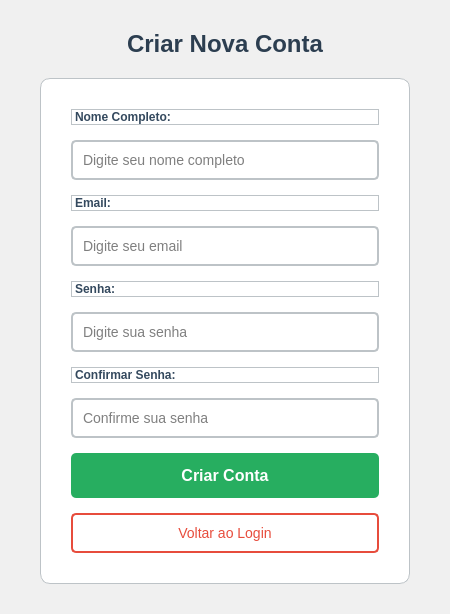
<?xml version="1.0" encoding="UTF-8"?>
<ui version="4.0">
 <class>RegisterWindow</class>
 <widget class="QMainWindow" name="RegisterWindow">
  <property name="geometry">
   <rect>
    <x>0</x>
    <y>0</y>
    <width>450</width>
    <height>600</height>
   </rect>
  </property>
  <property name="windowTitle">
   <string>Criar Nova Conta</string>
  </property>
  <property name="styleSheet">
   <string notr="true">background-color: #f0f0f0;</string>
  </property>
  <widget class="QWidget" name="centralwidget">
   <layout class="QVBoxLayout" name="verticalLayout">
    <property name="spacing">
     <number>20</number>
    </property>
    <property name="leftMargin">
     <number>40</number>
    </property>
    <property name="topMargin">
     <number>30</number>
    </property>
    <property name="rightMargin">
     <number>40</number>
    </property>
    <property name="bottomMargin">
     <number>30</number>
    </property>
    <item>
     <widget class="QLabel" name="title_label">
      <property name="text">
       <string>Criar Nova Conta</string>
      </property>
      <property name="font">
       <font>
        <pointsize>18</pointsize>
        <weight>75</weight>
        <bold>true</bold>
       </font>
      </property>
      <property name="styleSheet">
       <string notr="true">color: #2c3e50;</string>
      </property>
      <property name="alignment">
       <set>Qt::AlignCenter</set>
      </property>
     </widget>
    </item>
    <item>
     <widget class="QFrame" name="register_frame">
      <property name="styleSheet">
       <string notr="true">background-color: white; border-radius: 10px; border: 1px solid #bdc3c7;</string>
      </property>
      <property name="frameShape">
       <enum>QFrame::StyledPanel</enum>
      </property>
      <property name="frameShadow">
       <enum>QFrame::Raised</enum>
      </property>
      <layout class="QVBoxLayout" name="verticalLayout_2">
       <property name="spacing">
        <number>15</number>
       </property>
       <property name="leftMargin">
        <number>30</number>
       </property>
       <property name="topMargin">
        <number>30</number>
       </property>
       <property name="rightMargin">
        <number>30</number>
       </property>
       <property name="bottomMargin">
        <number>30</number>
       </property>
       <item>
        <widget class="QLabel" name="nome_label">
         <property name="text">
          <string>Nome Completo:</string>
         </property>
         <property name="styleSheet">
          <string notr="true">color: #34495e; font-weight: bold;</string>
         </property>
        </widget>
       </item>
       <item>
        <widget class="QLineEdit" name="nome_input">
         <property name="minimumSize">
          <size>
           <width>0</width>
           <height>40</height>
          </size>
         </property>
         <property name="styleSheet">
          <string notr="true">QLineEdit {
    border: 2px solid #bdc3c7;
    border-radius: 5px;
    padding: 8px;
    font-size: 14px;
}
QLineEdit:focus {
    border-color: #3498db;
}</string>
         </property>
         <property name="placeholderText">
          <string>Digite seu nome completo</string>
         </property>
        </widget>
       </item>
       <item>
        <widget class="QLabel" name="email_label">
         <property name="text">
          <string>Email:</string>
         </property>
         <property name="styleSheet">
          <string notr="true">color: #34495e; font-weight: bold;</string>
         </property>
        </widget>
       </item>
       <item>
        <widget class="QLineEdit" name="email_input">
         <property name="minimumSize">
          <size>
           <width>0</width>
           <height>40</height>
          </size>
         </property>
         <property name="styleSheet">
          <string notr="true">QLineEdit {
    border: 2px solid #bdc3c7;
    border-radius: 5px;
    padding: 8px;
    font-size: 14px;
}
QLineEdit:focus {
    border-color: #3498db;
}</string>
         </property>
         <property name="placeholderText">
          <string>Digite seu email</string>
         </property>
        </widget>
       </item>
       <item>
        <widget class="QLabel" name="senha_label">
         <property name="text">
          <string>Senha:</string>
         </property>
         <property name="styleSheet">
          <string notr="true">color: #34495e; font-weight: bold;</string>
         </property>
        </widget>
       </item>
       <item>
        <widget class="QLineEdit" name="senha_input">
         <property name="minimumSize">
          <size>
           <width>0</width>
           <height>40</height>
          </size>
         </property>
         <property name="styleSheet">
          <string notr="true">QLineEdit {
    border: 2px solid #bdc3c7;
    border-radius: 5px;
    padding: 8px;
    font-size: 14px;
}
QLineEdit:focus {
    border-color: #3498db;
}</string>
         </property>
         <property name="echoMode">
          <enum>QLineEdit::Password</enum>
         </property>
         <property name="placeholderText">
          <string>Digite sua senha</string>
         </property>
        </widget>
       </item>
       <item>
        <widget class="QLabel" name="confirmar_senha_label">
         <property name="text">
          <string>Confirmar Senha:</string>
         </property>
         <property name="styleSheet">
          <string notr="true">color: #34495e; font-weight: bold;</string>
         </property>
        </widget>
       </item>
       <item>
        <widget class="QLineEdit" name="confirmar_senha_input">
         <property name="minimumSize">
          <size>
           <width>0</width>
           <height>40</height>
          </size>
         </property>
         <property name="styleSheet">
          <string notr="true">QLineEdit {
    border: 2px solid #bdc3c7;
    border-radius: 5px;
    padding: 8px;
    font-size: 14px;
}
QLineEdit:focus {
    border-color: #3498db;
}</string>
         </property>
         <property name="echoMode">
          <enum>QLineEdit::Password</enum>
         </property>
         <property name="placeholderText">
          <string>Confirme sua senha</string>
         </property>
        </widget>
       </item>
       <item>
        <widget class="QPushButton" name="register_btn">
         <property name="minimumSize">
          <size>
           <width>0</width>
           <height>45</height>
          </size>
         </property>
         <property name="styleSheet">
          <string notr="true">QPushButton {
    background-color: #27ae60;
    color: white;
    border: none;
    border-radius: 5px;
    font-size: 16px;
    font-weight: bold;
}
QPushButton:hover {
    background-color: #229954;
}
QPushButton:pressed {
    background-color: #1e8449;
}</string>
         </property>
         <property name="text">
          <string>Criar Conta</string>
         </property>
        </widget>
       </item>
       <item>
        <widget class="QPushButton" name="back_btn">
         <property name="minimumSize">
          <size>
           <width>0</width>
           <height>40</height>
          </size>
         </property>
         <property name="styleSheet">
          <string notr="true">QPushButton {
    background-color: transparent;
    color: #e74c3c;
    border: 2px solid #e74c3c;
    border-radius: 5px;
    font-size: 14px;
}
QPushButton:hover {
    background-color: #e74c3c;
    color: white;
}</string>
         </property>
         <property name="text">
          <string>Voltar ao Login</string>
         </property>
        </widget>
       </item>
      </layout>
     </widget>
    </item>
    <item>
     <spacer name="verticalSpacer">
      <property name="orientation">
       <enum>Qt::Vertical</enum>
      </property>
      <property name="sizeHint" stdSet="0">
       <size>
        <width>20</width>
        <height>40</height>
       </size>
      </property>
     </spacer>
    </item>
   </layout>
  </widget>
 </widget>
 <resources/>
 <connections/>
</ui>
